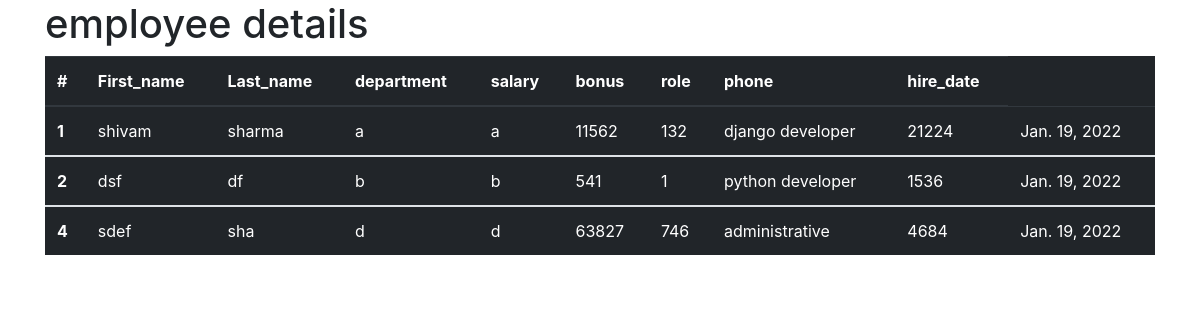
Page /allemp on the committed database.
### ems_app/models.py (models this page shows, shortened)
class Employee(models.Model):
    first_name = models.CharField(max_length=100, null=False)
    last_name = models.CharField(max_length=100)
    dept = models.ForeignKey(Department, on_delete=models.CASCADE)
    salary = models.IntegerField(default=0)
    bonus = models.IntegerField(default=0)
    role = models.ForeignKey(Role, on_delete=models.CASCADE)
    phone = models.IntegerField(default=0)
    hire_date = models.DateField()

class Department(models.Model):
    name = models.CharField(max_length=100, null=False)
    location = models.CharField(max_length=100)

class Role(models.Model):
    name = models.CharField(max_length=100, null=False)

### ems_app/views.py (the view)
# urls.py: path('allemp', views.allemp, name='allemp'),
def allemp(request):
    emp=Employee.objects.all()
    context={
        'emp':emp,
    }
    return render(request,'ems_app/allemp.html',context)

### ems_app/templates/ems_app/allemp.html (shortened to what this page needs)
<!doctype html>
<html lang="en">
  <head>
    <link rel="stylesheet" href="https://maxcdn.bootstrapcdn.com/bootstrap/4.0.0/css/bootstrap.min.css">
  </head>
  <body>
  <div class="container">
    <table class="table table-dark">
    <h1>employee details</h1>
  <thead>
    <tr>
      <th scope="col">#</th>
      <th scope="col">First_name</th>
      <th scope="col">Last_name</th>
      <th scope="col">department</th>
      <th scope="col">salary</th>
      <th scope="col">bonus</th>
      <th scope="col">role</th>
      <th scope="col">phone</th>
      <th scope="col">hire_date</th>
    </tr>
  </thead>
  {% for emps in emp %}
  <tbody>
    <tr>
      <th scope="row">{{emps.id}}</th>
      <td>{{emps.first_name}}</td>
      <td>{{emps.last_name}}</td>
      <td>{{emps.dept.name}}</td>
      <td>{{emps.dept.name}}</td>
      <td>{{emps.salary}}</td>
      <td>{{emps.bonus}}</td>
      <td>{{emps.role.name}}</td>
      <td>{{emps.phone}}</td>
      <td>{{emps.hire_date}}</td>
    </tr>
  </tbody>
  {% endfor %}
</table>
</div>
  </body>
</html>

### rows in the picture
Employee: id "1", first_name "shivam", last_name "sharma", dept.name "a", salary "11562", bonus "132", role.name "django developer", phone "21224", hire_date "Jan. 19, 2022"
Employee: id "2", first_name "dsf", last_name "df", dept.name "b", salary "541", bonus "1", role.name "python developer", phone "1536", hire_date "Jan. 19, 2022"
Employee: id "4", first_name "sdef", last_name "sha", dept.name "d", salary "63827", bonus "746", role.name "administrative", phone "4684", hire_date "Jan. 19, 2022"
